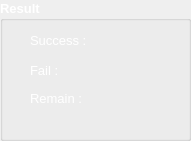
  <widget class="QGroupBox" name="groupBox_3">
   <property name="geometry">
    <rect>
     <x>790</x>
     <y>50</y>
     <width>191</width>
     <height>141</height>
    </rect>
   </property>
   <property name="palette">
    <palette>
     <active>
      <colorrole role="WindowText">
       <brush brushstyle="SolidPattern">
        <color alpha="255">
         <red>255</red>
         <green>255</green>
         <blue>255</blue>
        </color>
       </brush>
      </colorrole>
     </active>
     <inactive>
      <colorrole role="WindowText">
       <brush brushstyle="SolidPattern">
        <color alpha="255">
         <red>255</red>
         <green>255</green>
         <blue>255</blue>
        </color>
       </brush>
      </colorrole>
     </inactive>
     <disabled>
      <colorrole role="WindowText">
       <brush brushstyle="SolidPattern">
        <color alpha="255">
         <red>120</red>
         <green>120</green>
         <blue>120</blue>
        </color>
       </brush>
      </colorrole>
     </disabled>
    </palette>
   </property>
   <property name="font">
    <font>
     <pointsize>10</pointsize>
     <weight>75</weight>
     <bold>true</bold>
    </font>
   </property>
   <property name="title">
    <string>Result</string>
   </property>
   <widget class="QGroupBox" name="groupBox_4">
    <property name="geometry">
     <rect>
      <x>770</x>
      <y>50</y>
      <width>191</width>
      <height>141</height>
     </rect>
    </property>
    <property name="font">
     <font>
      <pointsize>10</pointsize>
      <weight>75</weight>
      <bold>true</bold>
     </font>
    </property>
    <property name="title">
     <string>Result</string>
    </property>
   </widget>
   <widget class="QLabel" name="label_6">
    <property name="geometry">
     <rect>
      <x>30</x>
      <y>30</y>
      <width>61</width>
      <height>21</height>
     </rect>
    </property>
    <property name="font">
     <font>
      <weight>50</weight>
      <bold>false</bold>
     </font>
    </property>
    <property name="text">
     <string>Success : </string>
    </property>
   </widget>
   <widget class="QLabel" name="label_7">
    <property name="geometry">
     <rect>
      <x>30</x>
      <y>60</y>
      <width>51</width>
      <height>21</height>
     </rect>
    </property>
    <property name="font">
     <font>
      <weight>50</weight>
      <bold>false</bold>
     </font>
    </property>
    <property name="text">
     <string>Fail : </string>
    </property>
   </widget>
   <widget class="QLabel" name="label_8">
    <property name="geometry">
     <rect>
      <x>30</x>
      <y>90</y>
      <width>51</width>
      <height>16</height>
     </rect>
    </property>
    <property name="font">
     <font>
      <weight>50</weight>
      <bold>false</bold>
     </font>
    </property>
    <property name="text">
     <string>Remain : </string>
    </property>
   </widget>
  </widget>
